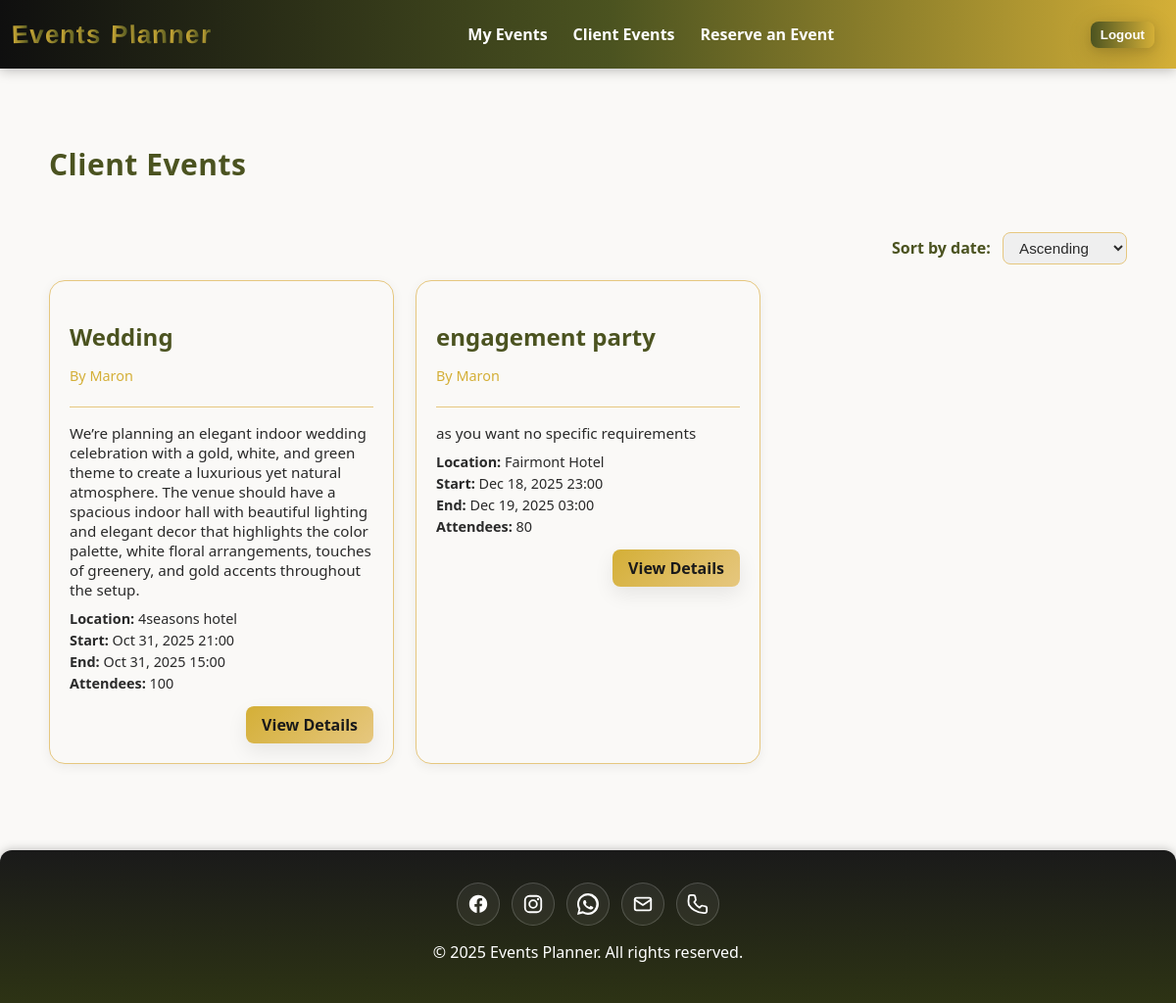
Page /client-events/ (signed in) on the earlier database version.
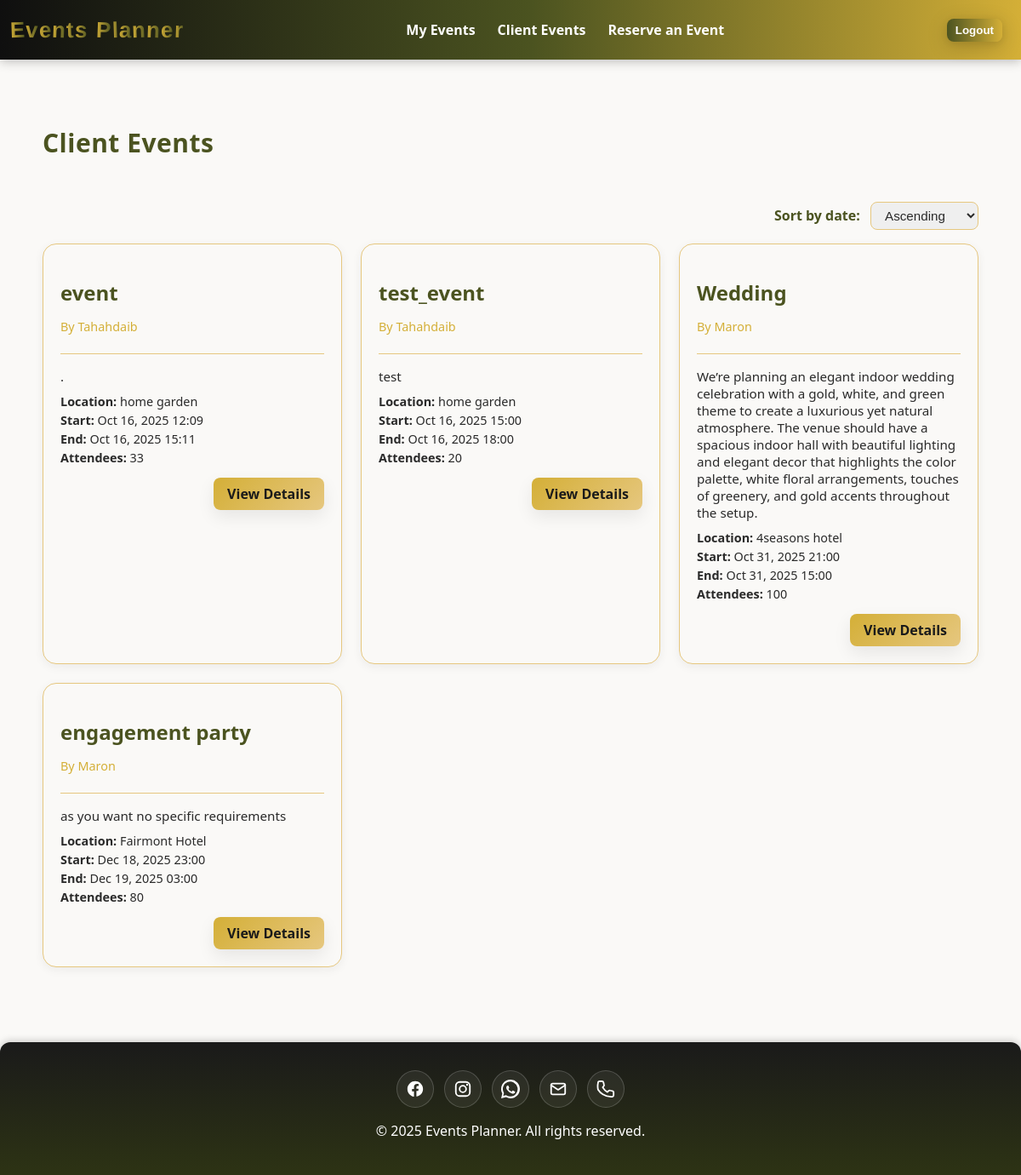
Same page on the later database version.
### main_app/models.py (models this page shows, shortened)
class Event(models.Model):
  title = models.CharField(max_length=200)
  description = models.TextField(max_length=500)
  location = models.TextField(max_length=500)
  start_date = models.DateTimeField('Event Date')
  end_date = models.DateTimeField('Event End Date')
  created_date = models.DateTimeField(auto_now=True)
  updated_date = models.DateTimeField(auto_now=True)
  attendees_count = models.IntegerField()
  theme_colors = models.CharField(max_length=100)
  theme_images = models.ImageField(upload_to='events/%Y/%m/',
        blank=True,
        null=True)
  user = models.ForeignKey(
        settings.AUTH_USER_MODEL,
        on_delete=models.CASCADE,
        related_name='events'
    )

### main_app/views.py (the view)
# urls.py: path('client-events/', views.client_events, name='client-events'),
@staff_member_required
def client_events(request):
    sort_order = request.GET.get('sort', 'asc')
    if sort_order == 'desc':
        events = Event.objects.select_related('user').filter(user__is_staff=False).order_by('-start_date')
    else:
        events = Event.objects.select_related('user').filter(user__is_staff=False).order_by('start_date')
    return render(request, 'events/client_events.html', {
        'events': events,
        'sort_order': sort_order
    })

### main_app/templates/events/client_events.html (shortened to what this page needs)
{% extends 'base.html' %}
{% load static %}
{% block head %}
  <link rel="stylesheet" href="{% static 'css/client-events.css' %}" />
{% endblock %}
{% block content %}
  <section class="client-events-page">
    <div class="events-header">
      <h1 class="page-title">Client Events</h1>
    </div>
    {% if events|length > 1 %}
          <div class="sort-container">
      <form method="get" action="">
        <label for="sort">Sort by date:</label>
        <select name="sort" id="sort" onchange="this.form.submit()">
          <option value="asc" {% if sort_order == 'asc' %}selected{% endif %}>Ascending</option>
        </select>
      </form>
    </div>
    {% endif %}
    {% if events %}
      <div class="client-events-grid">
        {% for event in events %}
          <article class="client-event-card">
            <div class="event-card-header">
              <h2 class="event-title">{{ event.title }}</h2>
              <p class="event-owner">by {{ event.user.username }}</p>
            </div>
            <div class="event-card-body">
              <p class="event-description">{{ event.description|default:'No description provided.' }}</p>
              <ul class="event-details">
                <li>
                  <strong>Location:</strong> {{ event.location }}
                </li>
                <li>
                  <strong>Start:</strong> {{ event.start_date|date:'M d, Y H:i' }}
                </li>
                <li>
                  <strong>End:</strong> {{ event.end_date|date:'M d, Y H:i' }}
                </li>
                <li>
                  <strong>Attendees:</strong> {{ event.attendees_count }}
                </li>
              </ul>
            </div>
            <div class="event-card-footer">
              <a href="{% url 'event-details' event.pk %}" class="btn btn-view">View Details</a>
            </div>
          </article>
        {% endfor %}
      </div>
    {% else %}
      <div class="no-events">
        <img src="{% static 'images/empty.svg' %}" alt="No events" class="empty-img" />
        <h2>No client events found</h2>
        <p>Once clients start reserving events, they will appear here.</p>
      </div>
    {% endif %}
  </section>
{% endblock %}

Differences in the rows shown:
added Event: title "event", user.username "Tahahdaib", description ".", location "home garden", start_date "Oct 16, 2025 12:09", end_date "Oct 16, 2025 15:11", attendees_count "33"
added Event: title "test_event", user.username "Tahahdaib", description "test", location "home garden", start_date "Oct 16, 2025 15:00", end_date "Oct 16, 2025 18:00", attendees_count "20"
